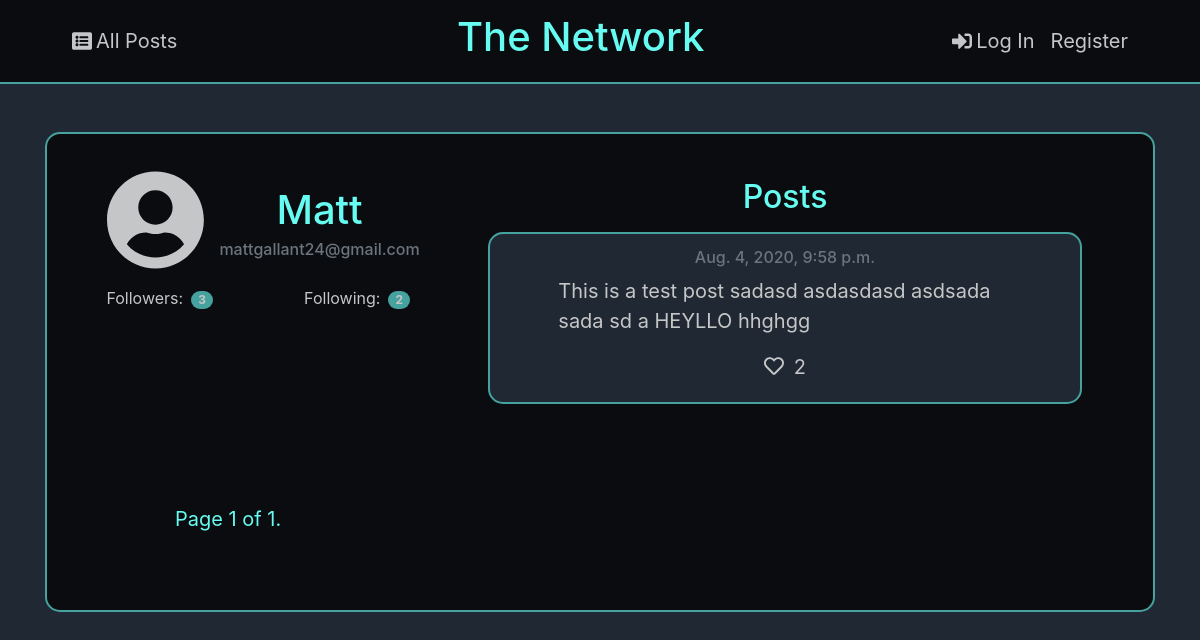
The app's page /users/Matt, older data.
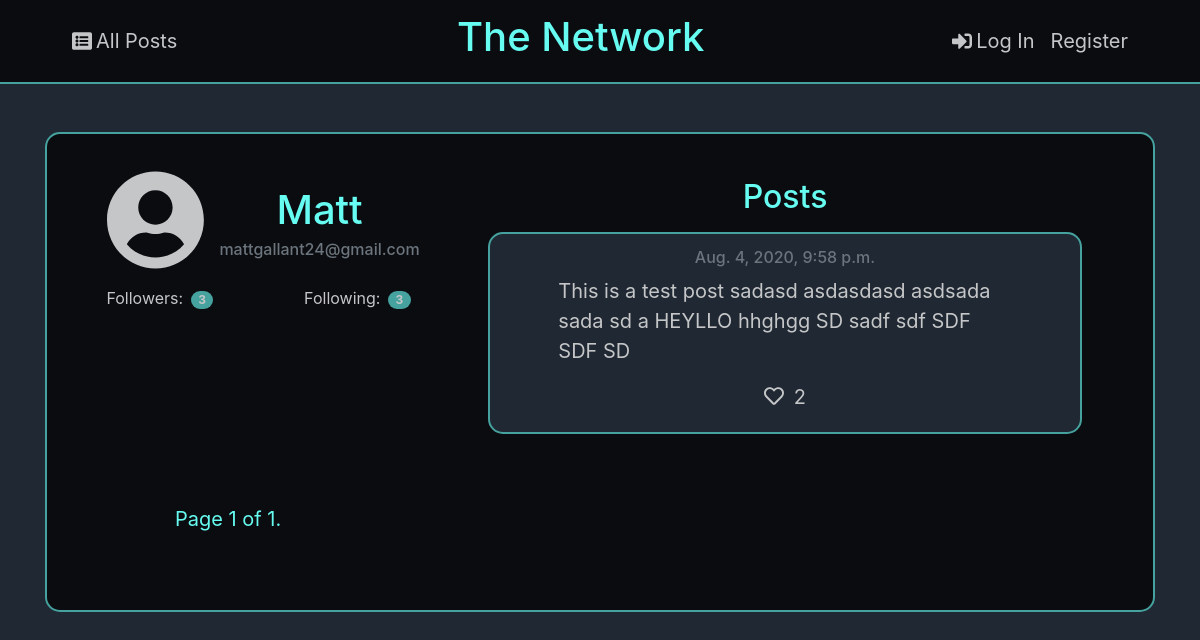
The same page, newer data.
### network/models.py (models this page shows, shortened)
class Post(models.Model):
	content = models.CharField(max_length = 1000)
	date = models.DateTimeField(auto_now_add=True)
	username = models.CharField(max_length = 30)
	likes = models.ManyToManyField(User, blank=True)
	id = models.AutoField(primary_key=True)

### network/views.py (the view)
# urls.py: path("users/<str:username>", views.profile, name="profile"),
def profile(request, username):
    profile = User.objects.get(username=username)
    following = len(profile.following.all())
    followers = get_followers(username)
    posts = Post.objects.filter(username = username).order_by('-date')
    paginator = Paginator(posts, 10)
    page_number = request.GET.get('page')
    page_obj = paginator.get_page(page_number)
    return render(request, "network/profile.html", {"username": username, "followers": followers,
        "following": following, "profile": profile, "page_obj":page_obj})

### network/views.py (called while the page is built)
def get_followers(username):
    followers = []
    user_to_check = User.objects.get(username=username)
    for user in User.objects.all():
        if user_to_check in user.following.all():
            followers.append(user)
    return followers

### network/templates/network/profile.html (shortened to what this page needs)
{% extends "network/layout.html" %}
{% block body %}
	<div class="card profile-border background-color neutral-color" style="min-height:60vh">
		<div class="card-body">
		  	<div class="row">
		  		<div class="mx-4 mt-3 col-4">
		  			<div class="row">
		  				<div class="col-4 d-flex align-content-center">
		  					<i class="ml-3 text-center fas fa-user-circle" style="font-size:100px"></i>
		  				</div>
		  				<div class="col-8 mt-3">
							<h1 class="card-title text-center light-accent">{{ profile.username }}</h1>
							<h6 class="card-subtitle text-center mb-2 text-muted">{{ profile.email }}</h6>
		  				</div>
		  			</div>
					<div class="row mt-3">
						<div class="col-5 text-right ">Followers:<span class="ml-2 badge badge-pill dark-accent"> {{ followers|length }}</span></div>
						<div class="col-2"></div>
						<div class="col-5 text-left">Following:<span class="ml-2 badge badge-pill dark-accent"> {{ following }}</span></div>
					</div>
					{% if page_obj %}
						<nav class="fixed-scroll light-accent mt-5 text-center" aria-label="Page navigation example">
							<p class="" style="font-size: 20px">
						        Page {{ page_obj.number }} of {{ page_obj.paginator.num_pages }}.
						    </p>
						</nav>
					{% endif %}
				</div>
				<div class="col-7 mt-4">
					<h2 class="card-title text-center light-accent">Posts</h2>
					{% for post in page_obj %}
				    	<div class="mt-3 mx-2 px-5 card profile-border alt-background-color neutral-color">
							<div style="font-size: 20px" class="card-body">
								<h6 class="mb-2 card-subtitle text-center text-muted"> {{post.date}} </h6>
								<div class="content-box">
									<p> {{post.content}} </p>
								</div>
								<div class="mt-2 text-center">
									{% if user.is_authenticated %}
										{% if user in post.likes.all %}
											<a onclick="profile_unlike(this, 'profile')"><i class="light-accent fas fa-heart mr-1"></i></a>
										{% else %}
											<a onclick="profile_like(this, 'profile')"><i class="neutral-link far fa-heart mr-1"></i></a>
										{% endif %}
									{% else %}
										<a onclick="login_message(this)"><i class="neutral-link far fa-heart mr-1"></i></a>
									{% endif %}
									<span> {{post.likes.count}} </span>
								</div>
							</div>
						</div>
				    {% empty %}
				    	<h3 class="text-center light-accent"> There are currently no posts by {{username}}. </h3>
				    {% endfor %}
				</div>
			</div>
		</div>
	</div>
{% endblock %}

Row changes from the older to the newer data that the page shows:
changed Post: content "This is a test post sadasd asdasdasd asdsada sada sd a HEYLLO hhghgg" → "This is a test post sadasd asdasdasd asdsada sada sd a HEYLLO hhghgg SD sadf sdf SDF SDF SD"
Text that changed along with them:
{{ following }}: "2" → "3"
